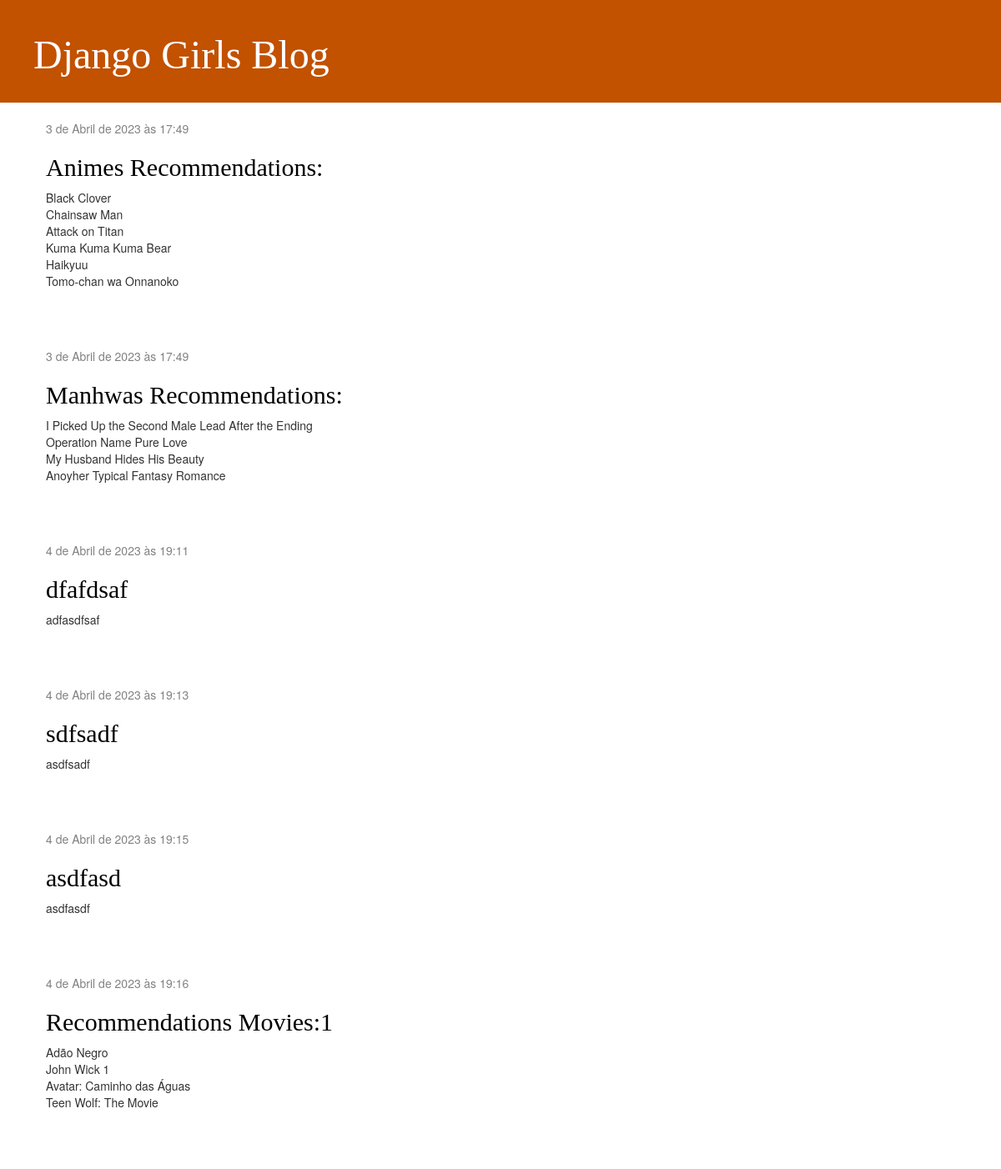
The page / on the database its author committed.
### blog/models.py (models this page shows, shortened)
class Post(models.Model):
    author = models.ForeignKey(settings.AUTH_USER_MODEL, on_delete=models.CASCADE)
    title = models.CharField(max_length=200)
    text = models.TextField()
    created_date = models.DateTimeField(default=timezone.now)
    published_date = models.DateTimeField(blank=True, null=True)

### blog/views.py (the view)
# urls.py: path('', views.post_list, name='post_list'),
def post_list(request):
    posts = Post.objects.filter(published_date__lte=timezone.now()).order_by('published_date')
    return render(request, 'blog/post_list.html', {'posts': posts})

### blog/templates/blog/post_list.html
{% extends 'blog/base.html' %}
{% block content %}
    {% for post in posts %}
        <div class="post">
            <div class="date">
                {{ post.published_date }}
            </div>
            <h2><a href="{% url 'post_detail' pk=post.pk %}">{{ post.title }}</a></h2>
            <p>{{ post.text|linebreaksbr }}</p>
        </div>
    {% endfor %}
{% endblock %}

### blog/templates/blog/base.html (shortened to what this page needs)
{% load static %}
<html>
    <head>
        <link rel="stylesheet" href="//maxcdn.bootstrapcdn.com/bootstrap/3.2.0/css/bootstrap.min.css">
        <link rel="stylesheet" href="//maxcdn.bootstrapcdn.com/bootstrap/3.2.0/css/bootstrap-theme.min.css">
        <link rel="stylesheet" href="{% static 'css/blog.css' %}">
    </head>
    <body>
        <div class="page-header">
            <h1><a href="/">Django Girls Blog</a></h1>
        </div>
        <div class="content container">
            <div class="row">
                <div class="col-md-8">
                    {% block content %}
                    {% endblock %}
                </div>
            </div>
        </div>
    </body>
</html>

### blog/static/css/blog.css (style rules this page uses)
h1 a, h2 a { color: #FF69B4; font-family: 'Roboto Mono'; }
.page-header { background-color: #C25100; margin-top: 0; padding: 20px 20px 20px 40px; }
.page-header h1, .page-header h1 a, .page-header h1 a:visited, .page-header h1 a:active { color: #ffffff; font-size: 36pt; text-decoration: none; }
.content { margin-left: 40px; }
h1, h2, h3, h4 { font-family: 'Lobster', cursive; }
.date { color: #828282; }
.post { margin-bottom: 70px; }
.post h2 a, .post h2 a:visited { color: #000000; }

### rows shown on the page
Post: published_date "3 de Abril de 2023 às 17:49", title "Animes Recommendations:", text "Black Clover Chainsaw Man Attack on Titan Kuma Kuma Kuma Bear Haikyuu Tomo-chan wa Onnanoko"
Post: published_date "3 de Abril de 2023 às 17:49", title "Manhwas Recommendations:", text "I Picked Up the Second Male Lead After the Ending Operation Name Pure Love My Husband Hides His Beauty Anoyher Typical Fantasy Romance"
Post: published_date "4 de Abril de 2023 às 19:11", title "dfafdsaf", text "adfasdfsaf"
Post: published_date "4 de Abril de 2023 às 19:13", title "sdfsadf", text "asdfsadf"
Post: published_date "4 de Abril de 2023 às 19:15", title "asdfasd", text "asdfasdf"
Post: published_date "4 de Abril de 2023 às 19:16", title "Recommendations Movies:1", text "Adão Negro John Wick 1 Avatar: Caminho das Águas Teen Wolf: The Movie"
